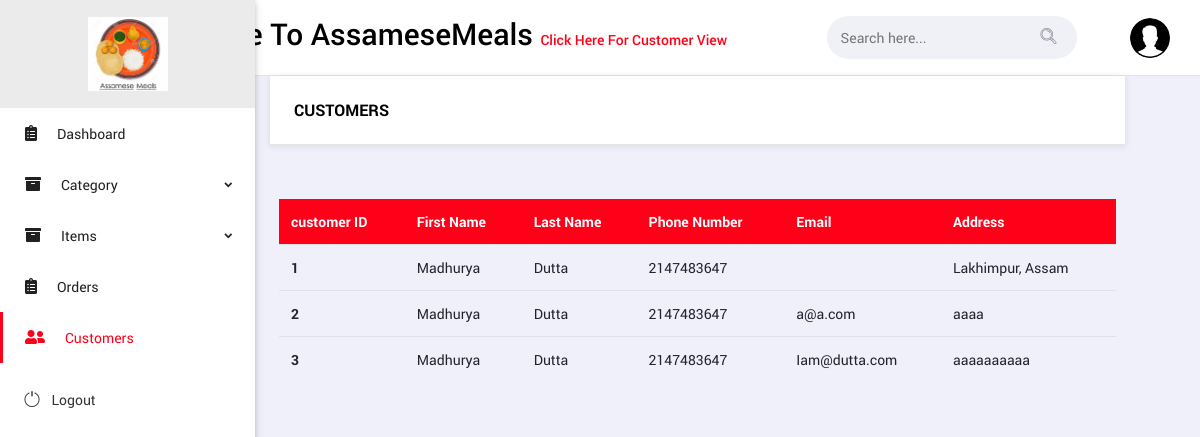
The app's page /admin/view_customer.php (signed in), older data.
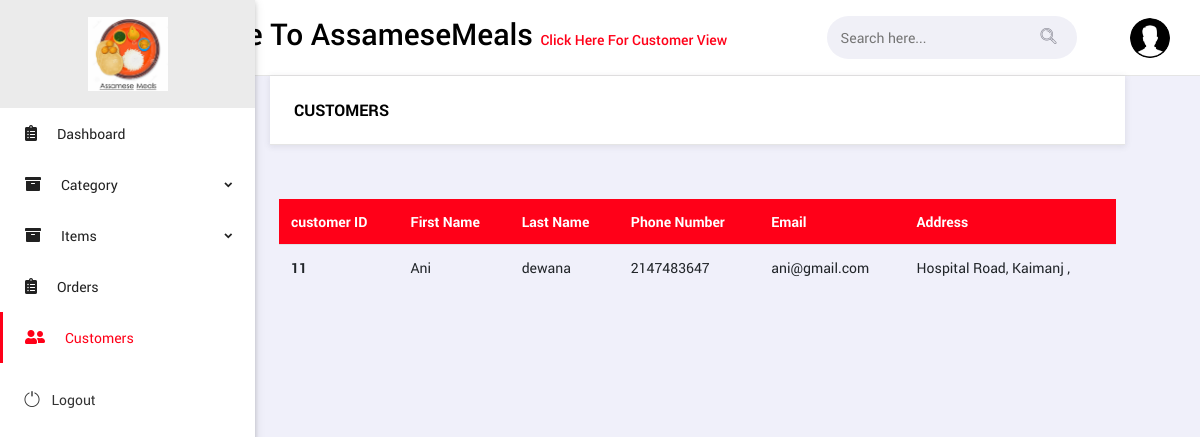
The same page, newer data.
### tables this page shows
CREATE TABLE `customer` (
  `cust_id` int(10) NOT NULL,
  `cust_fname` varchar(30) NOT NULL,
  `cust_lname` varchar(30) NOT NULL,
  `cust_password` varchar(30) NOT NULL,
  `email` varchar(30) NOT NULL,
  `phone` int(10) NOT NULL,
  `address` varchar(100) NOT NULL
);

### admin/view_customer.php (the view, shortened to what this page needs)
<?php
include "navbar.php";
$view_customer = mysqli_query($con, "SELECT * FROM `customer`");
?>
<!DOCTYPE html>
<body>
    <main class="body-content">
        <div class="col-12">
            <div class="ms-panel">
                <div class="ms-panel-header">
                    <h6> customers</h6>
                </div>
            </div>
        </div>
        <div class="ms-panel-body">
            <div class="table-responsive">
                <table class="table table-hover thead-primary">
                    <thead>
                        <tr>
                            <th scope="col">customer ID</th>
                            <th scope="col">First Name</th>
                            <th scope="col">Last Name</th>
                            <th scope="col">Phone Number</th>
                            <th scope="col">Email</th>
                            <th scope="col">Address</th>
                        </tr>
                    </thead>
                    <tbody>
                        <?php
                        while ($row = mysqli_fetch_array($view_customer)) {
                        ?>
                            <tr>
                                <th scope="row"><?php echo $row["cust_id"]; ?></th>
                                <td><?php echo $row["cust_fname"]; ?></td>
                                <td><?php echo $row["cust_lname"]; ?></td>
                                <td> <?php echo $row["phone"]; ?></td>
                                <td> <?php echo $row["email"]; ?></td>
                                <td> <?php echo substr($row["address"], 0, 25); ?></td>
                            </tr>
                        <?php
                        }
                        ?>
                    </tbody>
                </table>
            </div>
        </div>
    </main>
</body>
</html>

Row changes from the older to the newer data that the page shows:
removed customer: cust_id "1", cust_fname "Madhurya", cust_lname "Dutta", phone "2147483647", address "Lakhimpur, Assam"
removed customer: cust_id "2", cust_fname "Madhurya", cust_lname "Dutta", phone "2147483647", email "a@a.com", address "aaaa"
removed customer: cust_id "3", cust_fname "Madhurya", cust_lname "Dutta", phone "2147483647", email "Iam@dutta.com", address "aaaaaaaaaa"
added customer: cust_id "11", cust_fname "Ani", cust_lname "dewana", phone "2147483647", email "ani@gmail.com", address "Hospital Road, Kaimanj ,"
